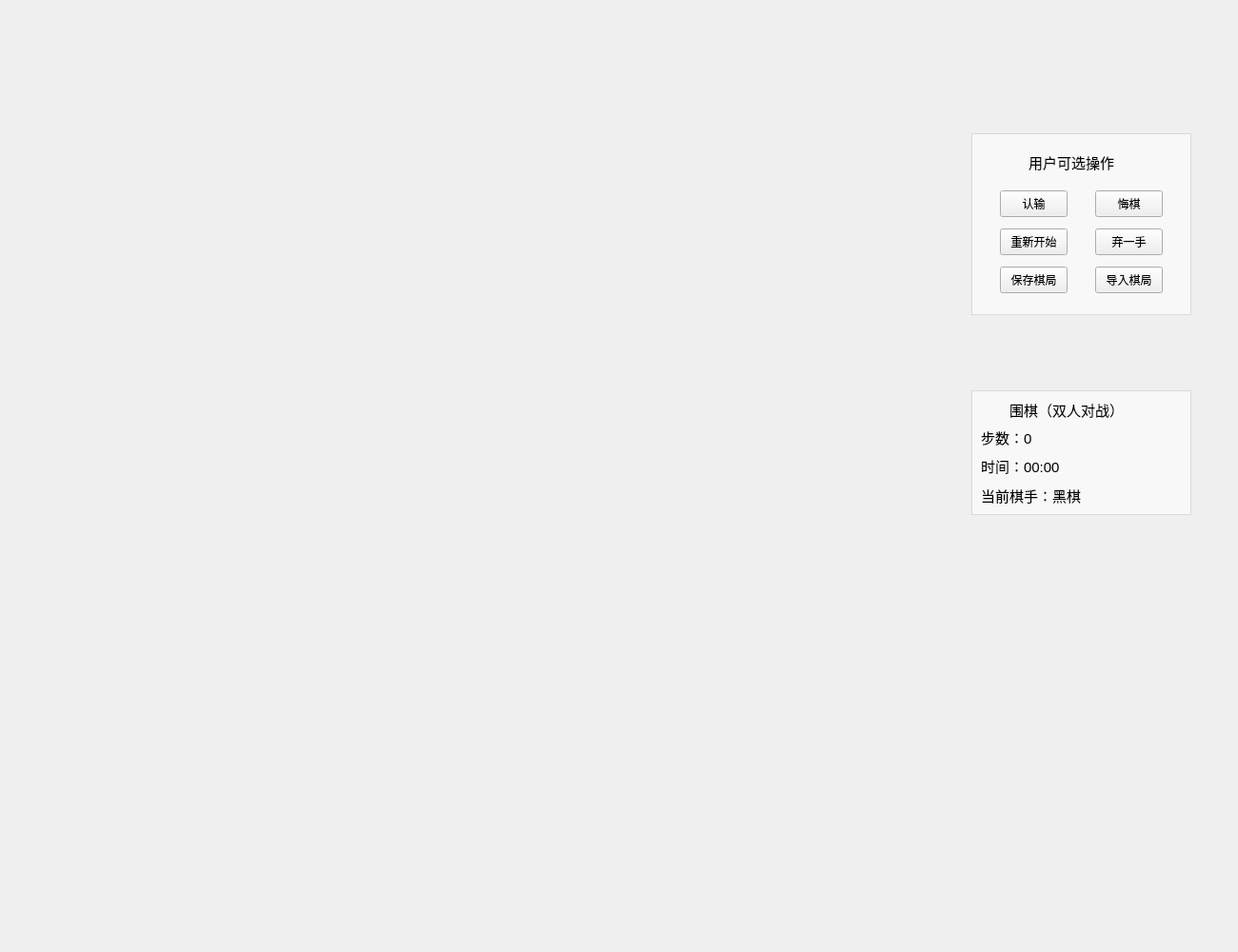
<?xml version="1.0" encoding="UTF-8"?>
<ui version="4.0">
 <class>GoWindow</class>
 <widget class="QMainWindow" name="GoWindow">
  <property name="geometry">
   <rect>
    <x>0</x>
    <y>0</y>
    <width>1300</width>
    <height>1000</height>
   </rect>
  </property>
  <property name="minimumSize">
   <size>
    <width>1300</width>
    <height>1000</height>
   </size>
  </property>
  <property name="maximumSize">
   <size>
    <width>1300</width>
    <height>1000</height>
   </size>
  </property>
  <property name="windowTitle">
   <string>MainWindow</string>
  </property>
  <property name="styleSheet">
   <string notr="true"/>
  </property>
  <widget class="QWidget" name="centralwidget">
   <widget class="QWidget" name="chessboard" native="true">
    <property name="geometry">
     <rect>
      <x>0</x>
      <y>0</y>
      <width>1000</width>
      <height>1000</height>
     </rect>
    </property>
    <property name="styleSheet">
     <string notr="true">border-image: url(:/bg/image/chessboard.png);</string>
    </property>
   </widget>
   <widget class="QWidget" name="ChessCan" native="true">
    <property name="geometry">
     <rect>
      <x>1030</x>
      <y>610</y>
      <width>220</width>
      <height>220</height>
     </rect>
    </property>
    <property name="styleSheet">
     <string notr="true">border-image: url(:/bg/image/blacks-removebg-preview.png);</string>
    </property>
   </widget>
   <widget class="QTextBrowser" name="textBrowser">
    <property name="geometry">
     <rect>
      <x>1020</x>
      <y>410</y>
      <width>231</width>
      <height>131</height>
     </rect>
    </property>
    <property name="styleSheet">
     <string notr="true">background-color: rgba(255, 255, 255, 150);</string>
    </property>
    <property name="html">
     <string>&lt;!DOCTYPE HTML PUBLIC &quot;-//W3C//DTD HTML 4.0//EN&quot; &quot;http://www.w3.org/TR/REC-html40/strict.dtd&quot;&gt;
&lt;html&gt;&lt;head&gt;&lt;meta name=&quot;qrichtext&quot; content=&quot;1&quot; /&gt;&lt;style type=&quot;text/css&quot;&gt;
p, li { white-space: pre-wrap; }
&lt;/style&gt;&lt;/head&gt;&lt;body style=&quot; font-family:'SimSun'; font-size:9pt; font-weight:400; font-style:normal;&quot;&gt;
&lt;p align=&quot;center&quot; style=&quot;-qt-paragraph-type:empty; margin-top:0px; margin-bottom:0px; margin-left:0px; margin-right:0px; -qt-block-indent:0; text-indent:0px; font-size:10.8pt;&quot;&gt;&lt;br /&gt;&lt;/p&gt;&lt;/body&gt;&lt;/html&gt;</string>
    </property>
   </widget>
   <widget class="QLabel" name="label">
    <property name="geometry">
     <rect>
      <x>1060</x>
      <y>420</y>
      <width>161</width>
      <height>20</height>
     </rect>
    </property>
    <property name="font">
     <font>
      <pointsize>11</pointsize>
     </font>
    </property>
    <property name="text">
     <string>围棋（双人对战）</string>
    </property>
   </widget>
   <widget class="QLabel" name="label_2">
    <property name="geometry">
     <rect>
      <x>1030</x>
      <y>450</y>
      <width>111</width>
      <height>18</height>
     </rect>
    </property>
    <property name="font">
     <font>
      <pointsize>11</pointsize>
     </font>
    </property>
    <property name="text">
     <string>步数：0</string>
    </property>
   </widget>
   <widget class="QLabel" name="label_3">
    <property name="geometry">
     <rect>
      <x>1030</x>
      <y>480</y>
      <width>161</width>
      <height>18</height>
     </rect>
    </property>
    <property name="font">
     <font>
      <pointsize>11</pointsize>
     </font>
    </property>
    <property name="text">
     <string>时间：00:00</string>
    </property>
   </widget>
   <widget class="QLabel" name="result_label">
    <property name="geometry">
     <rect>
      <x>240</x>
      <y>239</y>
      <width>521</width>
      <height>191</height>
     </rect>
    </property>
    <property name="font">
     <font>
      <pointsize>90</pointsize>
     </font>
    </property>
    <property name="text">
     <string/>
    </property>
   </widget>
   <widget class="QLabel" name="label_4">
    <property name="geometry">
     <rect>
      <x>1030</x>
      <y>510</y>
      <width>211</width>
      <height>20</height>
     </rect>
    </property>
    <property name="font">
     <font>
      <pointsize>11</pointsize>
     </font>
    </property>
    <property name="text">
     <string>当前棋手：黑棋</string>
    </property>
   </widget>
   <widget class="QTextBrowser" name="textBrowser_2">
    <property name="geometry">
     <rect>
      <x>1020</x>
      <y>140</y>
      <width>231</width>
      <height>191</height>
     </rect>
    </property>
    <property name="styleSheet">
     <string notr="true">background-color: rgba(255, 255, 255, 150);</string>
    </property>
    <property name="html">
     <string>&lt;!DOCTYPE HTML PUBLIC &quot;-//W3C//DTD HTML 4.0//EN&quot; &quot;http://www.w3.org/TR/REC-html40/strict.dtd&quot;&gt;
&lt;html&gt;&lt;head&gt;&lt;meta name=&quot;qrichtext&quot; content=&quot;1&quot; /&gt;&lt;style type=&quot;text/css&quot;&gt;
p, li { white-space: pre-wrap; }
&lt;/style&gt;&lt;/head&gt;&lt;body style=&quot; font-family:'SimSun'; font-size:9pt; font-weight:400; font-style:normal;&quot;&gt;
&lt;p align=&quot;center&quot; style=&quot;-qt-paragraph-type:empty; margin-top:0px; margin-bottom:0px; margin-left:0px; margin-right:0px; -qt-block-indent:0; text-indent:0px; font-size:10.8pt;&quot;&gt;&lt;br /&gt;&lt;/p&gt;&lt;/body&gt;&lt;/html&gt;</string>
    </property>
   </widget>
   <widget class="QPushButton" name="yeildBtn">
    <property name="geometry">
     <rect>
      <x>1050</x>
      <y>200</y>
      <width>71</width>
      <height>28</height>
     </rect>
    </property>
    <property name="text">
     <string>认输</string>
    </property>
   </widget>
   <widget class="QPushButton" name="restartBtn">
    <property name="geometry">
     <rect>
      <x>1050</x>
      <y>240</y>
      <width>71</width>
      <height>28</height>
     </rect>
    </property>
    <property name="text">
     <string>重新开始</string>
    </property>
   </widget>
   <widget class="QPushButton" name="retractBtn">
    <property name="geometry">
     <rect>
      <x>1150</x>
      <y>200</y>
      <width>71</width>
      <height>28</height>
     </rect>
    </property>
    <property name="text">
     <string>悔棋</string>
    </property>
   </widget>
   <widget class="QPushButton" name="storeBtn">
    <property name="geometry">
     <rect>
      <x>1050</x>
      <y>280</y>
      <width>71</width>
      <height>28</height>
     </rect>
    </property>
    <property name="text">
     <string>保存棋局</string>
    </property>
   </widget>
   <widget class="QPushButton" name="loadBtn">
    <property name="geometry">
     <rect>
      <x>1150</x>
      <y>280</y>
      <width>71</width>
      <height>28</height>
     </rect>
    </property>
    <property name="text">
     <string>导入棋局</string>
    </property>
   </widget>
   <widget class="QLabel" name="label_5">
    <property name="geometry">
     <rect>
      <x>1080</x>
      <y>160</y>
      <width>111</width>
      <height>20</height>
     </rect>
    </property>
    <property name="font">
     <font>
      <pointsize>11</pointsize>
     </font>
    </property>
    <property name="text">
     <string>用户可选操作</string>
    </property>
   </widget>
   <widget class="QPushButton" name="giveuptBtn">
    <property name="geometry">
     <rect>
      <x>1150</x>
      <y>240</y>
      <width>71</width>
      <height>28</height>
     </rect>
    </property>
    <property name="text">
     <string>弃一手</string>
    </property>
   </widget>
  </widget>
 </widget>
 <resources>
  <include location="gobang_qrc.qrc"/>
 </resources>
 <connections/>
</ui>
